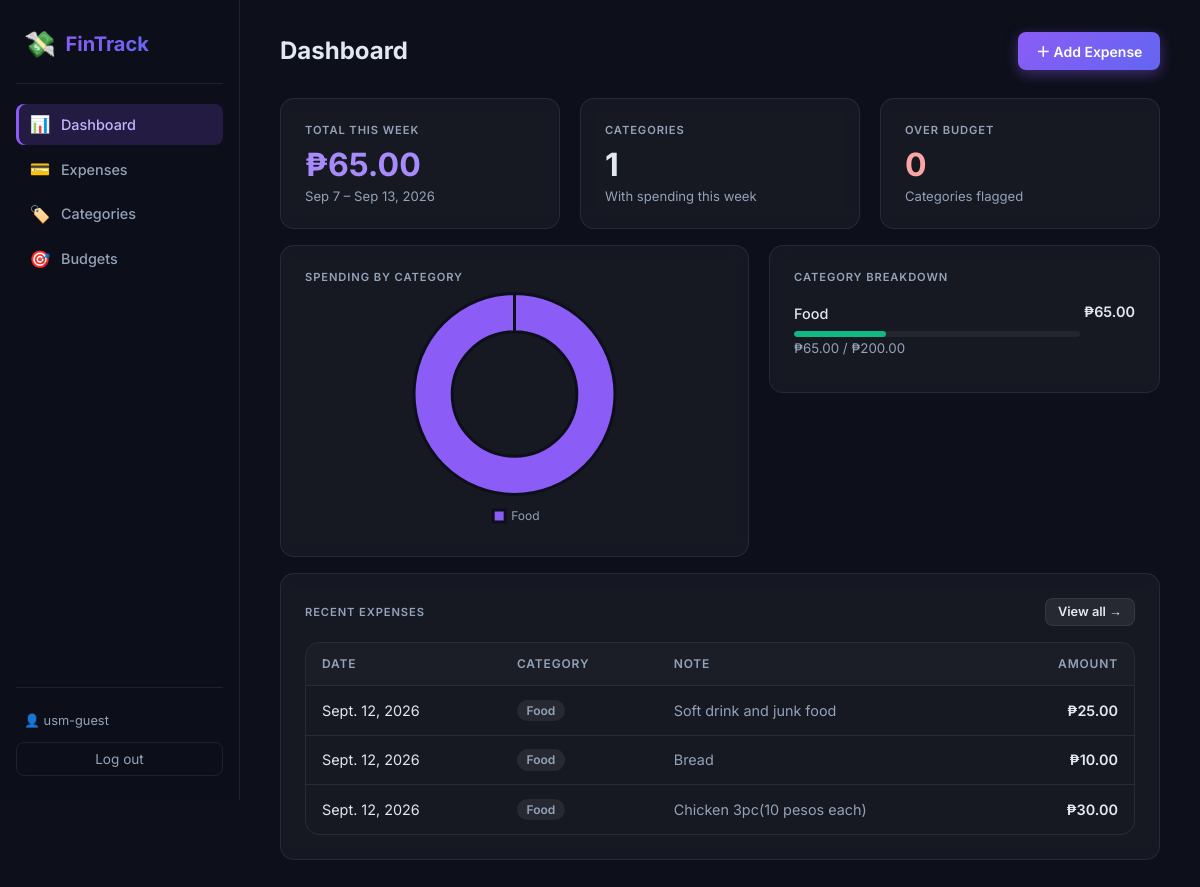
Screenshot of / (signed in) with the database file from the repository.
### expenses/models.py (models this page shows, shortened)
class Category(models.Model):
    name = models.CharField(max_length=100, unique=True)
    class Meta:
        verbose_name_plural = "Categories"
        ordering = ["name"]
    def __str__(self):
        return self.name

class Budget(models.Model):
    user = models.ForeignKey(
        User, on_delete=models.CASCADE, related_name="budgets"
    )
    category = models.ForeignKey(
        Category, on_delete=models.CASCADE, related_name="budgets"
    )
    weekly_limit = models.DecimalField(max_digits=10, decimal_places=2)
    class Meta:
        unique_together = ("user", "category")

class Expense(models.Model):
    user = models.ForeignKey(
        User, on_delete=models.CASCADE, related_name="expenses"
    )
    category = models.ForeignKey(
        Category, on_delete=models.SET_NULL, null=True, related_name="expenses"
    )
    amount = models.DecimalField(max_digits=10, decimal_places=2)
    note = models.CharField(max_length=255, blank=True)
    date = models.DateField()
    created_at = models.DateTimeField(auto_now_add=True)
    class Meta:
        ordering = ["-date", "-created_at"]

### expenses/views.py (the view)
# urls.py: path('', views.DashboardView.as_view(), name='dashboard'),
class DashboardView(LoginRequiredMixin, TemplateView):
    template_name = 'expenses/dashboard.html'
    def get_context_data(self, **kwargs):
        ctx = super().get_context_data(**kwargs)
        user = self.request.user
        week_start, week_end = get_current_week_range()
        weekly_qs = Expense.objects.filter(
            user=user, date__gte=week_start, date__lte=week_end
        )
        total_this_week = weekly_qs.aggregate(total=Sum('amount'))['total'] or 0
        breakdown = list(
            weekly_qs
            .values('category__name', 'category__id')
            .annotate(total=Sum('amount'))
            .order_by('-total')
        )
        budgets = {
            b.category_id: b.weekly_limit
            for b in Budget.objects.filter(user=user)
        }
        for row in breakdown:
            cat_id = row['category__id']
            limit = budgets.get(cat_id)
            row['limit'] = limit
            if limit:
                row['over_budget'] = row['total'] > limit
                row['pct'] = min(int((row['total'] / limit) * 100), 100)
            else:
                row['over_budget'] = False
                row['pct'] = None
        chart_labels = [r['category__name'] or 'Uncategorised' for r in breakdown]
        chart_data = [float(r['total']) for r in breakdown]
        recent_expenses = Expense.objects.filter(user=user).select_related('category')[:5]
        week_name = f"{week_start.strftime('%b %-d')} – {week_end.strftime('%b %-d, %Y')}"
        ctx.update({
            'today': date.today(),
            'total_this_week': total_this_week,
            'breakdown': breakdown,
            'over_budget_count': sum(1 for r in breakdown if r['over_budget']),
            'chart_labels': json.dumps(chart_labels),
            'chart_data': json.dumps(chart_data),
            'recent_expenses': recent_expenses,
            'week_name': week_name,
        })
        return ctx

### expenses/views.py (called while the page is built)
def get_current_week_range():
    today = date.today()
    week_start = today - timedelta(days=today.weekday())  # Monday
    week_end = week_start + timedelta(days=6)             # Sunday
    return week_start, week_end

### expenses/templates/expenses/dashboard.html (shortened to what this page needs)
{% extends "base.html" %}
{% block page_title %}Dashboard{% endblock %}
{% block topbar_actions %}
<a href="{% url 'expense_add' %}" class="btn btn-primary" id="btn-add-expense">＋ Add Expense</a>
{% endblock %}
{% block content %}
<div class="grid-3 mb-2">
  <div class="card">
    <p class="card-title">Total This Week</p>
    <p class="card-value stat-accent">₱{{ total_this_week|floatformat:2 }}</p>
    <p class="card-sub">{{ week_name }}</p>
  </div>
  <div class="card">
    <p class="card-title">Categories</p>
    <p class="card-value">{{ breakdown|length }}</p>
    <p class="card-sub">With spending this week</p>
  </div>
  <div class="card">
    <p class="card-title">Over Budget</p>
    <p class="card-value text-danger">{{ over_budget_count }}</p>
    <p class="card-sub">Categories flagged</p>
  </div>
</div>
<div class="dashboard-grid mb-2">
  <div class="card">
    <p class="card-title">Spending by Category</p>
    {% if chart_data != '[]' %}
    <div class="chart-container">
      <canvas id="spendingChart"></canvas>
    </div>
    {% else %}
    <div class="empty-state">
      <div class="empty-icon">📊</div>
      <p>No expenses logged this week.</p>
      <a href="{% url 'expense_add' %}" class="btn btn-primary">Add your first expense</a>
    </div>
    {% endif %}
  </div>
  <div class="card">
    <p class="card-title">Category Breakdown</p>
    {% if breakdown %}
      {% for row in breakdown %}
      <div class="breakdown-row">
        <div>
          <span class="breakdown-name">
            {{ row.category__name|default:"Uncategorised" }}
          </span>
          {% if row.pct is not None %}
          <div class="progress-wrap">
            <div class="progress-bar {% if row.pct >= 100 %}over{% elif row.pct >= 80 %}warning{% else %}ok{% endif %}"
                 style="width: {{ row.pct }}%"></div>
          </div>
          <small class="text-muted">₱{{ row.total|floatformat:2 }} / ₱{{ row.limit|floatformat:2 }}</small>
          {% endif %}
        </div>
        <span class="breakdown-amount">₱{{ row.total|floatformat:2 }}</span>
      </div>
      {% endfor %}
    {% else %}
      <p class="text-muted" style="padding:.75rem 0">Nothing spent this week.</p>
    {% endif %}
  </div>
</div>
<div class="card span-full">
  <div class="flex items-center justify-between mb-2">
    <p class="card-title" style="margin:0">Recent Expenses</p>
    <a href="{% url 'expense_list' %}" class="btn btn-secondary btn-sm">View all →</a>
  </div>
  {% if recent_expenses %}
  <div class="table-wrap">
    <table>
      <thead>
        <tr>
          <th>Date</th>
          <th>Category</th>
          <th>Note</th>
          <th style="text-align:right">Amount</th>
        </tr>
      </thead>
      <tbody>
        {% for exp in recent_expenses %}
        <tr>
          <td>{{ exp.date }}</td>
          <td><span class="badge badge-default">{{ exp.category|default:"—" }}</span></td>
          <td class="text-muted">{{ exp.note|default:"—" }}</td>
          <td style="text-align:right;font-weight:600">₱{{ exp.amount|floatformat:2 }}</td>
        </tr>
        {% endfor %}
      </tbody>
    </table>
  </div>
  {% else %}
  <p class="text-muted">No expenses yet. <a href="{% url 'expense_add' %}">Add one now.</a></p>
  {% endif %}
</div>
{% endblock %}
{% block extra_js %}
{% if chart_data != '[]' %}
<script>
(function () {
  const labels = {{ chart_labels|safe }};
  const data   = {{ chart_data|safe }};
  const COLORS = [
    '#8b5cf6','#6366f1','#ec4899','#f59e0b',
    '#10b981','#3b82f6','#f97316','#14b8a6',
    '#a855f7','#06b6d4','#84cc16','#ef4444'
  ];
  const ctx = document.getElementById('spendingChart').getContext('2d');
  new Chart(ctx, {
    type: 'doughnut',
    data: {
      labels,
      datasets: [{
        data,
        backgroundColor: COLORS.slice(0, data.length),
        borderColor: '#0d0f1a',
        borderWidth: 3,
        hoverOffset: 8,
      }]
    },
    options: {
      responsive: true,
      maintainAspectRatio: false,
      plugins: {
        legend: {
          position: 'bottom',
          labels: { color: '#94a3b8', boxWidth: 12, padding: 14, font: { family: 'Inter', size: 12 } }
        },
        tooltip: {
          callbacks: {
            label: ctx => ` ₱${ctx.parsed.toFixed(2)}`
          }
        }
      },
      cutout: '62%',
      animation: { animateScale: true, duration: 800 }
    }
  });
})();
</script>
{% endif %}
{% endblock %}

### templates/base.html (shortened to what this page needs)
{% load static %}
<!DOCTYPE html>
<html lang="en">
<head>
  <link rel="stylesheet" href="{% static 'expenses/style.css' %}" />
</head>
<body>
<div class="app-layout">
  <aside class="sidebar">
    <div class="sidebar-brand">
      <span class="brand-icon">💸</span>
      <span class="brand-name">FinTrack</span>
    </div>
    <nav class="sidebar-nav">
      <a href="{% url 'dashboard' %}" class="nav-link {% if request.resolver_match.url_name == 'dashboard' %}active{% endif %}">
        <span class="nav-icon">📊</span> Dashboard
      </a>
      <a href="{% url 'expense_list' %}" class="nav-link {% if 'expense' in request.resolver_match.url_name %}active{% endif %}">
        <span class="nav-icon">💳</span> Expenses
      </a>
      <a href="{% url 'category_list' %}" class="nav-link {% if 'category' in request.resolver_match.url_name %}active{% endif %}">
        <span class="nav-icon">🏷️</span> Categories
      </a>
      <a href="{% url 'budget_list' %}" class="nav-link {% if 'budget' in request.resolver_match.url_name %}active{% endif %}">
        <span class="nav-icon">🎯</span> Budgets
      </a>
    </nav>
    <div class="sidebar-footer">
      <span class="user-chip">👤 {{ user.username }}</span>
      <form method="post" action="{% url 'logout' %}">
        <button type="submit" class="btn-logout">Log out</button>
      </form>
    </div>
  </aside>
  <main class="main-content">
    <div class="topbar">
      <h1 class="page-title">{% block page_title %}Dashboard{% endblock %}</h1>
      {% block topbar_actions %}{% endblock %}
    </div>
    {% block content %}{% endblock %}
  </main>
</div>
{% block extra_js %}{% endblock %}
</body>
</html>

### rows the page displays
Category: category__name "Food", {{ row.pct }} 32 (drawn), total "65.00", limit "200.00"
Expense: date "Sept. 12, 2026", category "Food", note "Soft drink and junk food", amount "25.00"
Expense: date "Sept. 12, 2026", category "Food", note "Bread", amount "10.00"
Expense: date "Sept. 12, 2026", category "Food", note "Chicken 3pc(10 pesos each)", amount "30.00"

### other values shown
{{ user.username }} "usm-guest"
{{ total_this_week|floatformat:2 }} "65.00"
{{ week_name }} "Sep 7 – Sep 13, 2026"
{{ breakdown|length }} "1"
{{ over_budget_count }} "0"
chart data {{ chart_labels|safe }} ["Food"]
